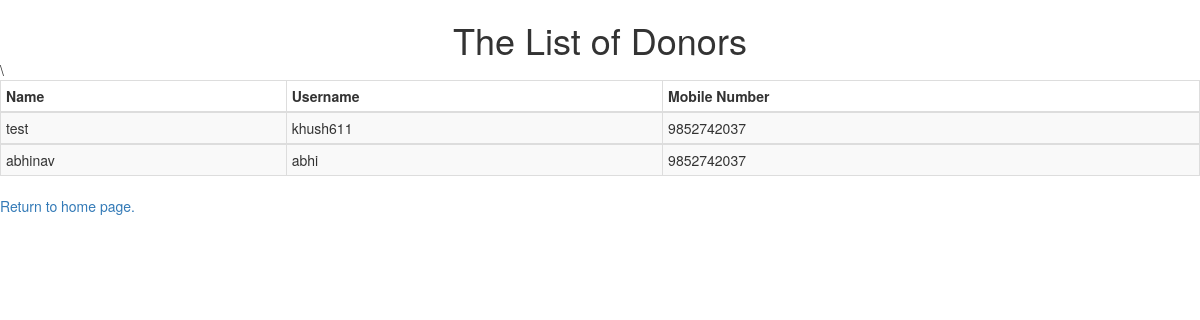
The app's page /donor, older data.
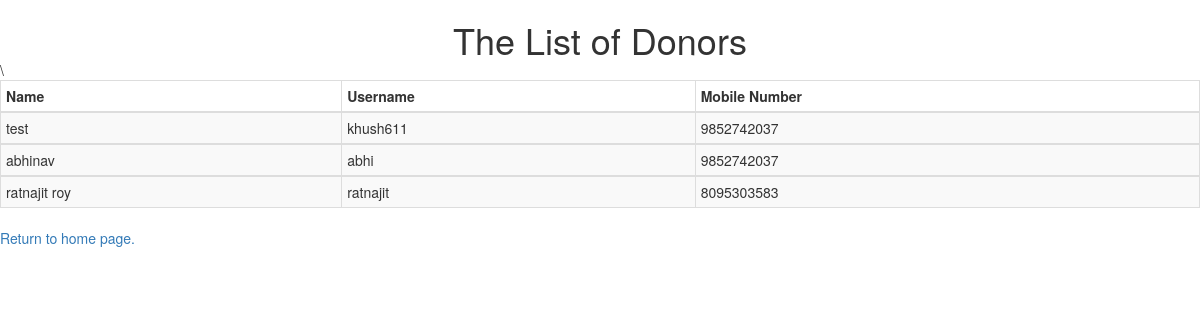
The same page, newer data.
### MedicalDonation/models.py (models this page shows, shortened)
class Doner(models.Model):
    name = models.CharField(max_length=64)
    address = models.CharField(max_length=128,unique=True)
    pinCode = models.IntegerField()
    Phone_no = models.IntegerField()
    BirthDate = models.DateField()
    UID = models.IntegerField(unique=True)
    email = models.EmailField(max_length=64)
    username = models.CharField(max_length=16,unique=True)
    password = models.CharField(max_length=16)
    image = models.FileField(upload_to='photos/doner')

### MedicalDonation/views.py (the view)
# urls.py: path("donor", views.donors, name= "Donor_view"),
def donors(request):
    context = {
    "donors": Doner.objects.all()
    }
    return render(request, "MedicalDonation/donor.html",context)

### MedicalDonation/templates/MedicalDonation/donor.html (shortened to what this page needs)
<!DOCTYPE html>
<html lang="en" dir="ltr">
  <head>
    <link rel="stylesheet" href="https://maxcdn.bootstrapcdn.com/bootstrap/3.3.7/css/bootstrap.min.css">
  </head>
  <body>
    <h1 class="nav nav-pills nav-stacked" data-spy="affix" data-offset-top="205" style="text-align: center">The List of Donors</h1>
    {% load static %}
    <div class="">
      <table border="1" class="table table-striped table-bordered table-hover table-condensed">
        <thead>
          <th> <b>Name</b> </th>
          <th> <b>Username</b>  </th>
          <th> <b>Mobile Number</b> </th>
        </thead>
        {% for doner in donors %}
        <tbody>
            <td>{{doner.name}}</td>
            <td>{{doner.username}}</td>
            <td>{{doner.Phone_no}}</td>
        </tbody>
            {% endfor  %}
\      </table>
      <a href="/">Return to home page.</a>
    </div>
  </body>
</html>

Row changes from the older to the newer data that the page shows:
added Doner: name "ratnajit roy", username "ratnajit", Phone_no "8095303583"
